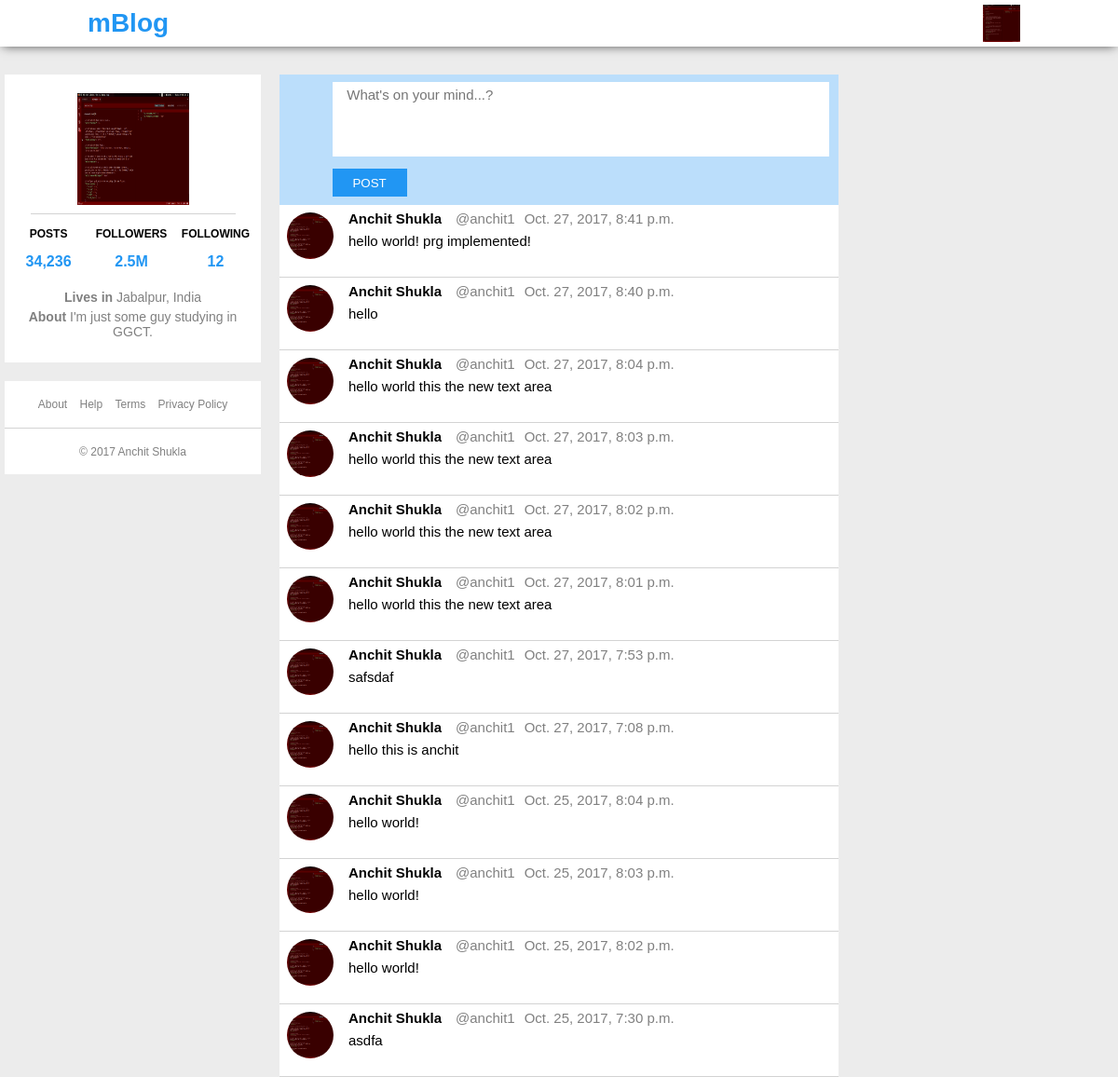
The page /static/css/style.css on the database as committed earlier.
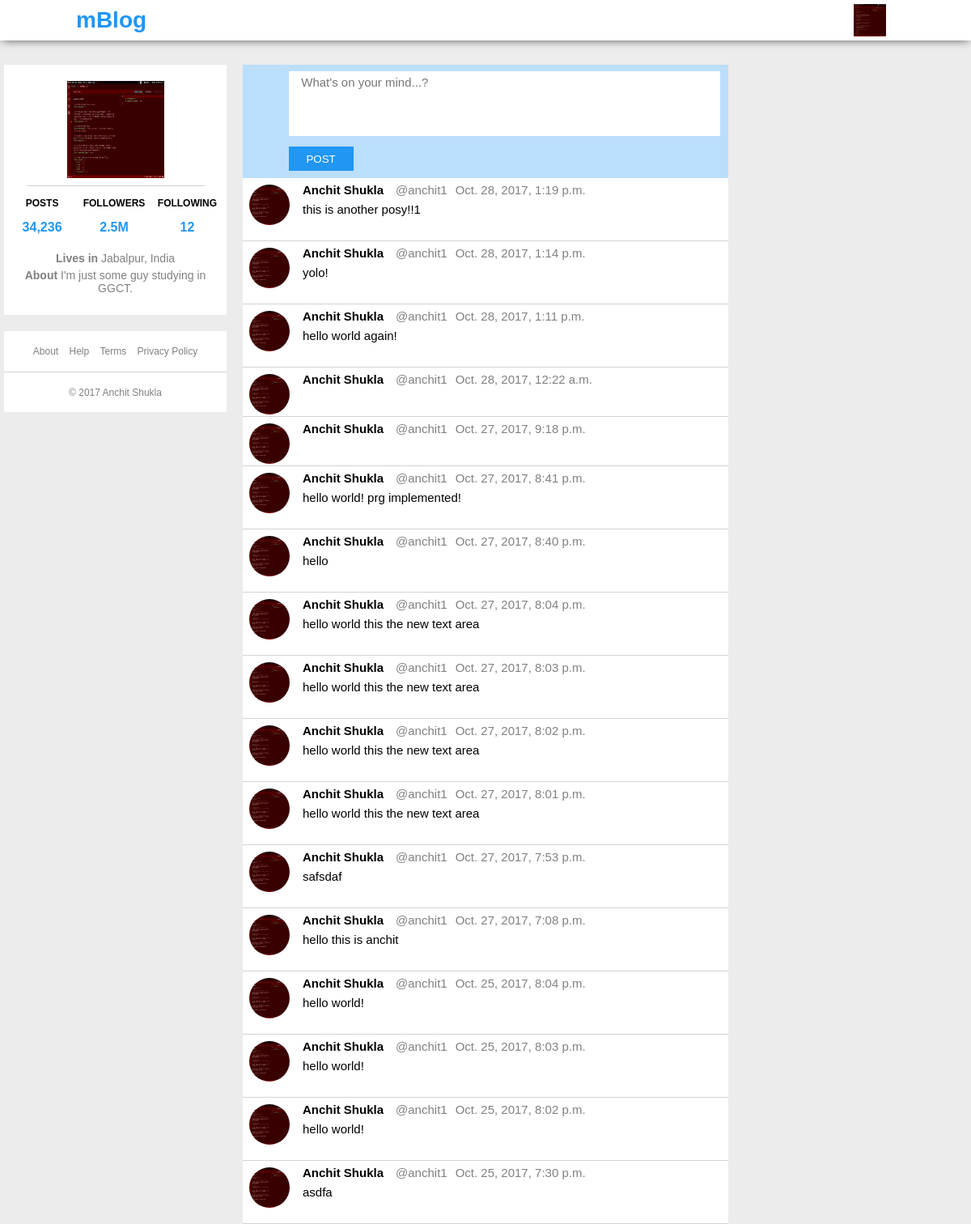
The same page on the database as committed later.
### blog/models.py (models this page shows, shortened)
class Post(models.Model):
    publish_date = models.DateTimeField(auto_now=True)
    content = models.CharField(max_length=150)
    author = models.ForeignKey(User, on_delete=models.CASCADE)
    class Meta:
        ordering = ['-publish_date']

class User(models.Model):
    first_name = models.CharField(max_length=30)
    last_name = models.CharField(max_length=30)
    username = models.CharField(max_length=16, unique=True)
    email = models.CharField(default='abc@example.com', unique=True, max_length=75)
    password_hash = models.CharField(max_length=256)
    city = models.CharField(max_length=50, blank=True)
    country = models.CharField(max_length=50, blank=True)
    def __str__(self):
        return self.username

### blog/views.py (the view, shortened to what this page needs)
# urls.py: urlpatterns += url(r'^(?P<pk>\w+)', views.feed, name='feed'),
def feed(request, pk):
    post_list= Post.objects.all();
    return render(request, 'blog/feed_base.html', {'user': pk, 'post_list': post_list})

### blog/templates/blog/feed_base.html (shortened to what this page needs)
<!DOCTYPE html>
<html lang="en">
    <head>
        {% load static %}
        <link href="{% static 'css/test/style.css' %}" rel="stylesheet">
    </head>
    <body>
    <div id="header" class="flex">
        <div id="header-logo"><h1><a href="{% url 'home' %}">mBlog</a> </h1></div>
        <div id="dropdown">
            <img id="header-profile-pic" src="{% static 'css/test/ss.png' %}">
        </div>
    </div>
    <div id="body" class="flex">
        <div id="sidebar">
            <div id="profile-side-container">
                <img id="profile-pic" src="{% static 'css/test/ss.png' %}" alt="profile pic">
                <div class="divider"></div>
                <div id="side-stat-container" class="flex">
                    <p><strong>POSTS </strong>34,236</p>
                    <p><strong>FOLLOWERS </strong>2.5M</p>
                    <p><strong>FOLLOWING </strong>12</p>
                </div>
                    <div id="profile-info" class="container-90">
                        <p><strong>Lives in</strong> Jabalpur, India</p>
                        <p><strong>About </strong> I'm just some guy studying in GGCT.</p>
                    </div>
            </div>
            <div id="side-footer">
                <div class="side-footer-half">
                    <a href="">About</a>
                    <a href="">Help</a>
                    <a href="">Terms</a>
                    <a href="">Privacy Policy</a>
                </div>
                <div class="divider-full"></div>
                <div class="side-footer-half">
                    &copy; 2017 Anchit Shukla
                </div>
            </div>
        </div>
        <div id="content">
            <div id="new-post-container">
                <form id="new-post-form" method="post"> {% csrf_token %}
                    <textarea id="id_post_content" name="post_content" placeholder="What's on your mind...?" maxlength="150" rows="10" cols="40"></textarea>
                    <div id="new-post-bottom">
                        <input id="post-btn" type="submit" value="POST" formnovalidate>
                    </div>
                </form>
            </div>
            <div id="post-container">
                {% for post in post_list %}
                    <div class="post flex">
                        <img src="{% static 'css/test/ss.png' %}">
                        <div class="post-content">
                            <div class="post-content-upper flex">
                                <strong>{{ post.author.first_name }} {{ post.author.last_name }}</strong>
                                <p>@{{ post.author }}</p>
                                <p class="post-timestamp">{{ post.publish_date }}</p>
                            </div>
                            <div class="post-content-main">
                                {{ post.content }}
                            </div>
                            <div class="post-lower"></div>
                        </div>
                    </div>
                {% endfor %}
            </div>
        </div>
        <div id="aside"></div>
    </div>
    </body>
</html>

### blog/static/css/test/style.css (style rules this page uses)
body { margin: 0; background-color: #ececec; }
* { box-sizing: border-box; font-family: 'Signika', 'helvetica'; }
.flex { display: flex; }
.divider { background: lightgray; width: 80%; height: 1px; margin: 5px auto; }
.divider-full { width: 100%; height: 1px; background-color: lightgray; }
.container-90 { width: 90%; padding: 10px 0; margin: 0 auto; }
#header { background-color: white; height: 50px; width: 100%; position: fixed; flex-direction: row; -webkit-box-shadow: 0px 2px 11px -3px rgba(0, 0, 0, 0.75); -moz-box-shadow: 0px 2px 11px -3px rgba(0, 0, 0, 0.75); box-shadow: 0px 2px 11px -3px rgba(0, 0, 0, 0.75); }
#header-logo { line-height: 50px; height: 100%; margin-left: 7%; margin-right: auto; }
#header-logo h1 { margin: 0; font-size: 28px; }
#header-logo a { color: #2196F3; text-decoration: none; display: inline-block; width: 100%; height: 100%; padding: 0 10px; }
#dropdown { height: 100%; width: 50px; line-height: 50px; background-color: white; margin-right: 100px; }
#header-profile-pic { width: 50px; height: 50px; padding: 5px; }
#body { padding-top: 50px; height: 100vh; }
#sidebar { flex: 1; }
#profile-side-container { width: 70%; min-width: 275px; background: white; margin: 30px 20px 0 auto; text-align: center; padding-bottom: 10px; }
#profile-pic { width: 120px; height: 120px; margin-top: 20px; }
#profile-info { color: gray; font-size: 14px; font-family: 'helvetica'; font-weight: 500; }
#profile-info p { margin: 5px 0; }
#side-stat-container { width: 95%; min-height: 30px; margin: 0 auto; line-height: 30px; }
#side-stat-container p { margin: 0; padding: 0 5px; font-size: 16px; font-weight: 600; color: #2196F3; }
#side-stat-container strong { font-size: 12px; font-weight: 600; color: black; }
#side-footer { width: 70%; min-width: 275px; height: 100px; background-color: white; margin: 20px 20px 0 auto; text-align: center; }
#side-footer a { color: gray; text-decoration: none; margin: 5px 5px; }
.side-footer-half { color: gray; font-size: 12px; line-height: 50px; height: 50px; }
#content { flex: 1; min-width: 600px; }
#new-post-container { width: 100%; background-color: #BBDEFB; margin: 30px auto 0 auto; border: solid 4px #BBDEFB; }
#new-post-container textarea { margin: 4px 10px 4px 9%; padding: 5px 15px; border: 0; width: 90%; height: 80px; resize: none; font-size: 15px; }
#new-post-bottom { position: relative; margin-left: 10px; width: 90%; background-color: #BBDEFB; }
#post-btn { width: 80px; height: 30px; background-color: #2196F3; color: white; border: 0; margin: 5px 0 5px 8%; }
#post-container { width: 100%; height: 400px; margin-bottom: 20px; }
.post { width: 100%; background-color: white; }
.post img { width: 50px; height: 50px; margin: 8px 8px 0 8px; border-radius: 50%; }
.post-content { min-height: 20px; width: 100%; font-size: 15px; }
.post-content-upper { height: 30px; width: 100%; line-height: 30px; padding-left: 8px; }
.post-content-upper p { margin: 0; color: gray; }
.post-content-upper strong { margin-right: 15px; }
.post-content-upper .post-timestamp { margin-left: 10px; }
.post-content-main { width: 100%; padding-left: 8px; }
.post-lower { height: 30px; width: 100%; display: block; }
#aside { flex: 1; }

Rows that differ between the two databases and show on the page:
added Post: author.first_name "Anchit", author.last_name "Shukla", author "anchit1", publish_date "Oct. 28, 2017, 1:19 p.m.", content "this is another posy!!1"
added Post: author.first_name "Anchit", author.last_name "Shukla", author "anchit1", publish_date "Oct. 28, 2017, 1:14 p.m.", content "yolo!"
added Post: author.first_name "Anchit", author.last_name "Shukla", author "anchit1", publish_date "Oct. 28, 2017, 1:11 p.m.", content "hello world again!"
added Post: author.first_name "Anchit", author.last_name "Shukla", author "anchit1", publish_date "Oct. 28, 2017, 12:22 a.m."
added Post: author.first_name "Anchit", author.last_name "Shukla", author "anchit1", publish_date "Oct. 27, 2017, 9:18 p.m."
